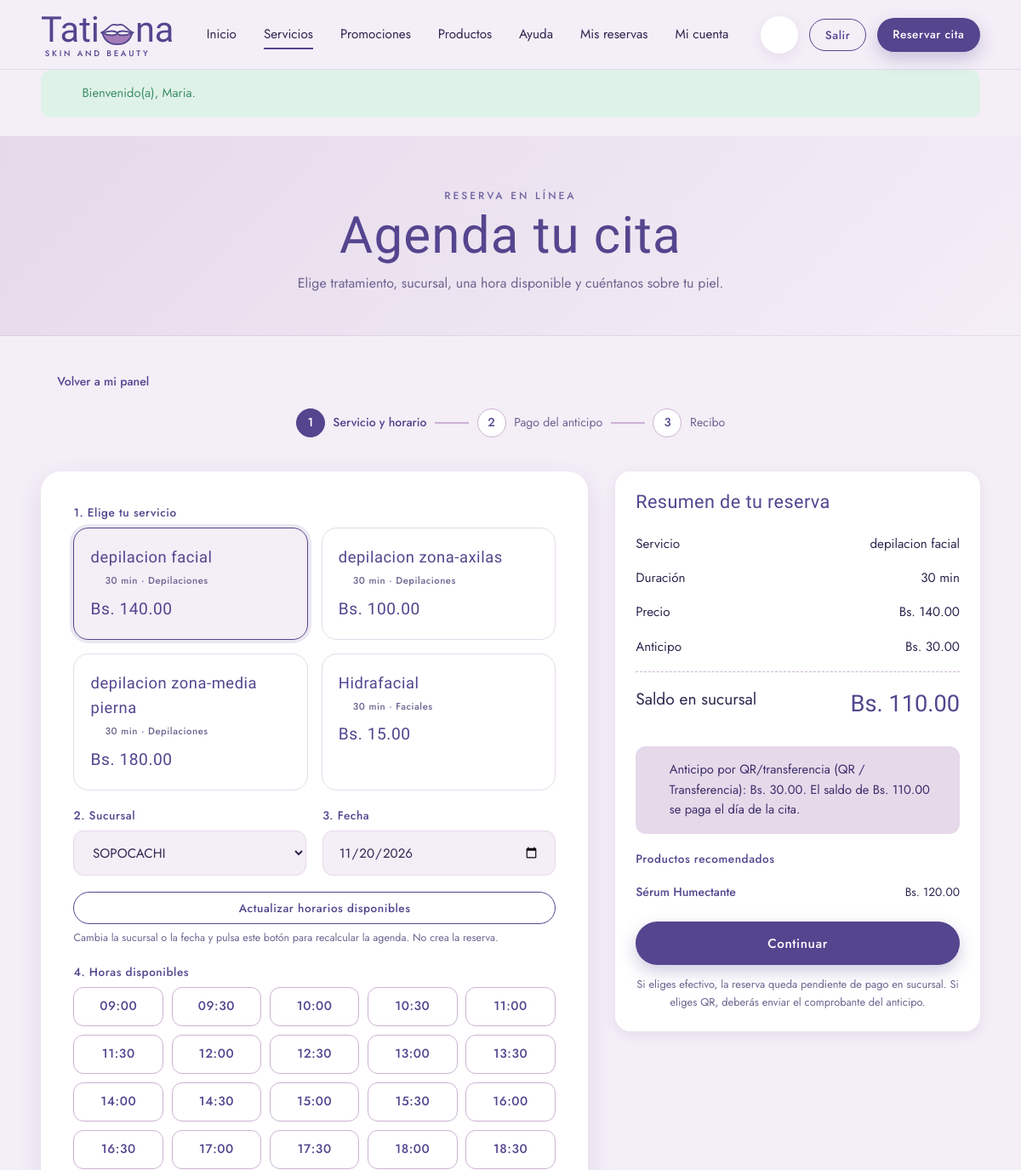
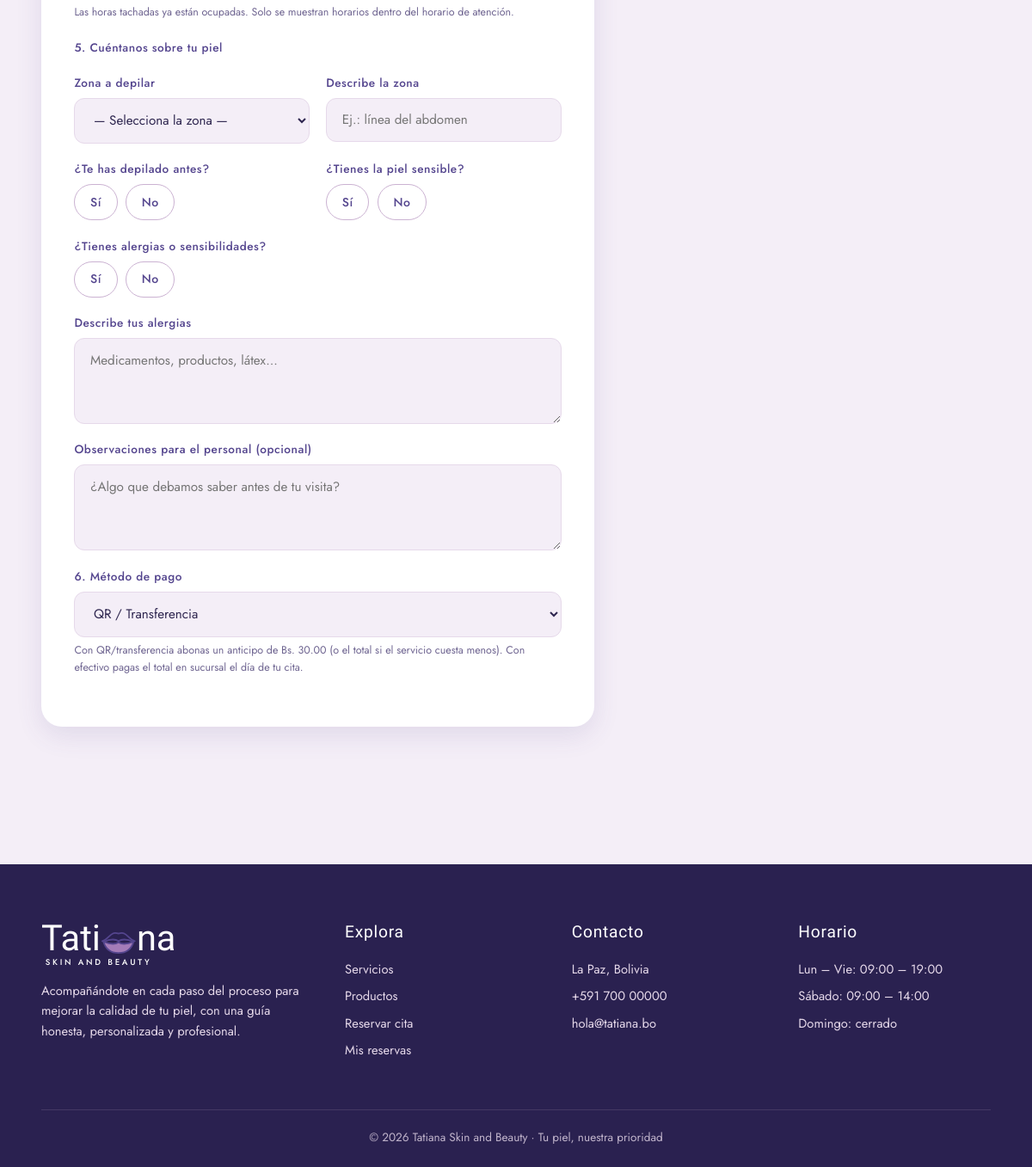
/index.php?v=reserva_nueva&sucursal=SUC01 (signed in), run on the app's committed database (2 pictures, top to bottom).
### tables this page shows
CREATE TABLE `servicio` (
  `id_servicio` varchar(10) NOT NULL,
  `nombre` varchar(80) DEFAULT NULL,
  `descripcion` varchar(200) DEFAULT NULL,
  `precio` decimal(10,2) DEFAULT NULL,
  `duracion_minutos` int(11) DEFAULT NULL,
  `id_categoriaS` varchar(10) DEFAULT NULL
);

CREATE TABLE `categoria_servicio` (
  `id_categoriaS` varchar(10) NOT NULL,
  `nombre_cservicio` varchar(100) DEFAULT NULL
);

CREATE TABLE `producto` (
  `id_producto` varchar(10) NOT NULL,
  `nombre_producto` varchar(80) DEFAULT NULL,
  `descripcion` varchar(200) DEFAULT NULL,
  `precio` decimal(10,2) DEFAULT NULL,
  `cantidad` int(11) DEFAULT NULL,
  `imagen_url` varchar(200) DEFAULT NULL,
  `id_categoria` varchar(10) DEFAULT NULL
);

### app/views/reserva/nueva.php (the view, shortened to what the rows shown need)
<?php
require __DIR__ . '/../layout/header.php';
?>
<div class="page-head">
    <div class="container">
        <h1>Agenda tu cita</h1>
    </div>
</div>
<section class="section" style="padding-top:2.5rem">
    <div class="container">
        <?php if (!$servicios): ?>
            <div class="empty">
                <?= icon('leaf', 40) ?>
                <p>Aún no hay servicios publicados. Vuelve pronto o contáctanos para agendar manualmente.</p>
                <a class="btn btn-outline" href="<?= ruta('home') ?>">Volver al inicio</a>
            </div>
        <?php else: ?>
        <form method="post" action="<?= ruta('reserva_nueva') ?>" class="book-layout" id="form-reserva">
            <div class="form-card">
                <div class="field">
                    <div class="option-cards">
                        <?php foreach ($servicios as $s): ?>
                        <label class="opt">
                            <div class="box">
                                <h4><?= e($s['nombre']) ?></h4>
                                <small><?= icon('clock', 13) ?> <?= (int)$s['duracion_minutos'] ?> min · <?= e($s['categoria'] ?? 'General') ?></small>
                                <div class="p"><?= bs($s['precio']) ?></div>
                            </div>
                        </label>
                        <?php endforeach; ?>
                    </div>
                </div>
            </div>
        </form>
        <?php foreach ($productosPorServicio as $sid => $prods): ?>
            <template id="prod-servicio-<?= e($sid) ?>">
                <?php if ($prods): ?>
                    <span class="label" style="display:block;margin-bottom:.5rem">Productos recomendados</span>
                    <?php foreach ($prods as $p): ?>
                        <div class="summary-row" style="font-size:.86rem">
                            <a class="link" href="<?= ruta('producto', ['id' => $p['id']]) ?>"><?= e($p['nombre']) ?></a>
                            <span><?= bs($p['precio']) ?></span>
                        </div>
                    <?php endforeach; ?>
                <?php endif; ?>
            </template>
        <?php endforeach; ?>
        <?php endif; ?>
    </div>
</section>
<?php require __DIR__ . '/../layout/footer.php'; ?>

### app/views/layout/helpers.php (shortened to what the rows shown need)
<?php
function e($texto): string
{
    return htmlspecialchars((string)$texto, ENT_QUOTES, 'UTF-8');
}
function ruta(string $vista, array $params = []): string
{
    $url = BASE_URL . '/index.php?v=' . urlencode($vista);
    foreach ($params as $k => $val) {
        $url .= '&' . urlencode((string)$k) . '=' . urlencode((string)$val);
    }
    return $url;
}
function bs($monto): string
{
    return 'Bs. ' . number_format((float)$monto, 2);
}
function icon(string $n, int $s = 22): string
{
    $d = $p[$n] ?? $p['sparkle'];
    return '<svg width="' . $s . '" height="' . $s . '" viewBox="0 0 24 24" fill="none" stroke="currentColor" stroke-width="1.6" stroke-linecap="round" stroke-linejoin="round" aria-hidden="true">' . $d . '</svg>';
}

### data on the page
servicio: nombre "depilacion facial", $s 13 (drawn), duracion_minutos "30", id_categoriaS.nombre_cservicio "Depilaciones", precio "Bs. 140.00"
servicio: nombre "depilacion zona-axilas", $s 13 (drawn), duracion_minutos "30", id_categoriaS.nombre_cservicio "Depilaciones", precio "Bs. 100.00"
servicio: nombre "depilacion zona-media pierna", $s 13 (drawn), duracion_minutos "30", id_categoriaS.nombre_cservicio "Depilaciones", precio "Bs. 180.00"
servicio: nombre "Hidrafacial", $s 13 (drawn), duracion_minutos "30", id_categoriaS.nombre_cservicio "Faciales", precio "Bs. 15.00"
producto: nombre_producto "Sérum Humectante", precio "Bs. 120.00"

### other printed values
$m "Bienvenido(a), Maria."
$texto "Volver a mi panel"
$n "1"
$nombre "Servicio y horario"
$n "2"
$nombre "Pago del anticipo"
$n "3"
$nombre "Recibo"
$h['hora'] "09:00"
$h['hora'] "09:30"
$h['hora'] "10:00"
$h['hora'] "10:30"
$h['hora'] "11:00"
$h['hora'] "11:30"
$h['hora'] "12:00"
